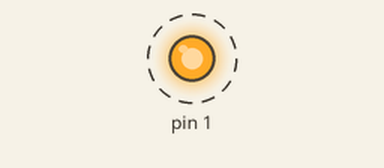
This sketch was run on a simulated Arduino Uno, built with avr-gcc and run on an emulated ATmega328P. Parts: output pins drawn as LEDs (lit = HIGH). Dashed ring = blinking.

Above: at 0.5 s.
Timing chart, 0 to 4.6 s (numbered marks = the images above):
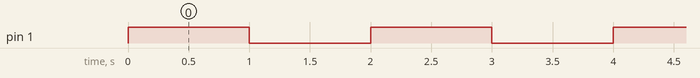

The sketch:

TestSketch.ino
```cpp
bool high = false;
void setup(){
	pinMode(1, OUTPUT);
}

void loop(){
	high = !high;
	digitalWrite(1, high);
	delay(1000);
}
```

Measured:
- by itself, pin 1: alternates HIGH for 1.0 s and LOW for 1.0 s
